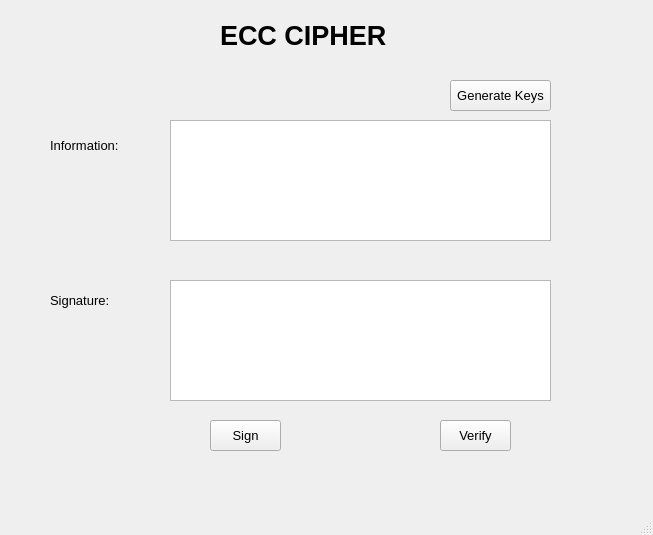
<?xml version="1.0" encoding="UTF-8"?>
<ui version="4.0">
 <class>MainWindow</class>
 <widget class="QMainWindow" name="MainWindow">
  <property name="geometry">
   <rect>
    <x>0</x>
    <y>0</y>
    <width>653</width>
    <height>535</height>
   </rect>
  </property>
  <property name="windowTitle">
   <string>MainWindow</string>
  </property>
  <widget class="QWidget" name="centralwidget">
   <widget class="QLabel" name="label">
    <property name="geometry">
     <rect>
      <x>220</x>
      <y>10</y>
      <width>201</width>
      <height>51</height>
     </rect>
    </property>
    <property name="font">
     <font>
      <pointsize>20</pointsize>
      <weight>75</weight>
      <bold>true</bold>
     </font>
    </property>
    <property name="text">
     <string>ECC CIPHER</string>
    </property>
   </widget>
   <widget class="QLabel" name="label_2">
    <property name="geometry">
     <rect>
      <x>50</x>
      <y>130</y>
      <width>81</width>
      <height>31</height>
     </rect>
    </property>
    <property name="font">
     <font>
      <pointsize>10</pointsize>
     </font>
    </property>
    <property name="text">
     <string>Information:</string>
    </property>
   </widget>
   <widget class="QLabel" name="label_3">
    <property name="geometry">
     <rect>
      <x>50</x>
      <y>290</y>
      <width>71</width>
      <height>21</height>
     </rect>
    </property>
    <property name="font">
     <font>
      <pointsize>10</pointsize>
     </font>
    </property>
    <property name="text">
     <string>Signature:</string>
    </property>
   </widget>
   <widget class="QTextEdit" name="txt_info">
    <property name="geometry">
     <rect>
      <x>170</x>
      <y>120</y>
      <width>381</width>
      <height>121</height>
     </rect>
    </property>
   </widget>
   <widget class="QTextEdit" name="txt_sign">
    <property name="geometry">
     <rect>
      <x>170</x>
      <y>280</y>
      <width>381</width>
      <height>121</height>
     </rect>
    </property>
   </widget>
   <widget class="QPushButton" name="btn_gen_keys">
    <property name="geometry">
     <rect>
      <x>450</x>
      <y>80</y>
      <width>101</width>
      <height>31</height>
     </rect>
    </property>
    <property name="font">
     <font>
      <pointsize>10</pointsize>
     </font>
    </property>
    <property name="text">
     <string>Generate Keys</string>
    </property>
   </widget>
   <widget class="QPushButton" name="btn_sign">
    <property name="geometry">
     <rect>
      <x>210</x>
      <y>420</y>
      <width>71</width>
      <height>31</height>
     </rect>
    </property>
    <property name="font">
     <font>
      <pointsize>10</pointsize>
     </font>
    </property>
    <property name="text">
     <string>Sign</string>
    </property>
   </widget>
   <widget class="QPushButton" name="btn_verify">
    <property name="geometry">
     <rect>
      <x>440</x>
      <y>420</y>
      <width>71</width>
      <height>31</height>
     </rect>
    </property>
    <property name="font">
     <font>
      <pointsize>10</pointsize>
     </font>
    </property>
    <property name="text">
     <string>Verify</string>
    </property>
   </widget>
  </widget>
  <widget class="QMenuBar" name="menubar">
   <property name="geometry">
    <rect>
     <x>0</x>
     <y>0</y>
     <width>653</width>
     <height>21</height>
    </rect>
   </property>
  </widget>
  <widget class="QStatusBar" name="statusbar"/>
 </widget>
 <resources/>
 <connections/>
</ui>
